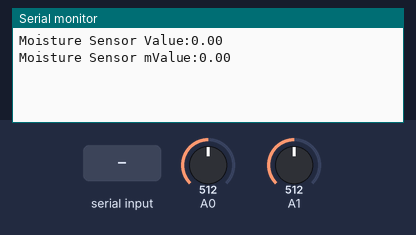
The sketch below on a simulated Arduino Uno, built with avr-gcc and run on an emulated ATmega328P. Parts: the last lines printed to the serial monitor. The test bench sets the inputs (shaded band); at power-on: A0 = 512, A1 = 512.

Above: at 4.0 s.
4.1 s: "1\n" received over the second serial link
At 7.9 s:
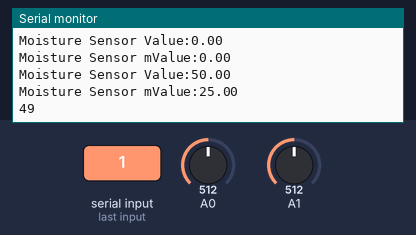
12.5 s: A0 set to 716
At 13.8 s:
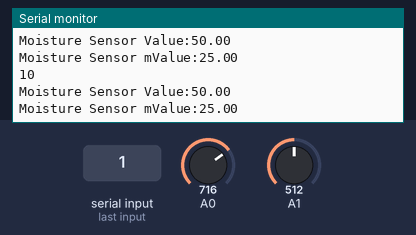
14.0 s: A1 set to 716
15.5 s: "0\n" received over the second serial link
17.0 s: A0 set to 900
At 17.7 s:
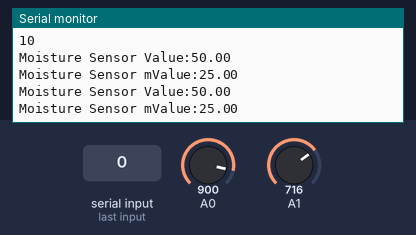
18.5 s: A1 set to 900
At 20.7 s:
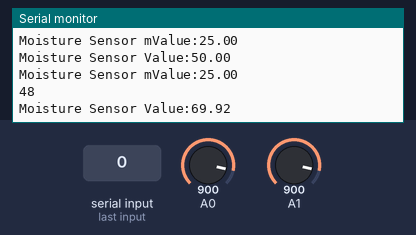
Timing chart, 0 to 21.0 s (numbered marks = the images above; inputs shaded):
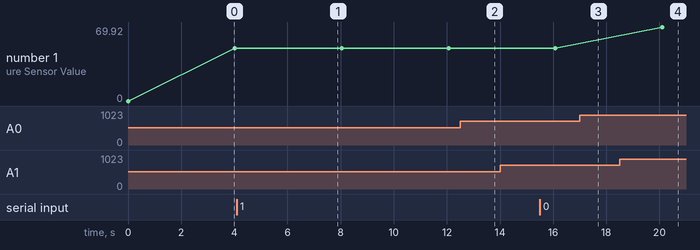

The sketch:

ReadAnalog.ino
```cpp
/*
  # Example code for the moisture sensor
  # Editor     : Lauren
  # Date       : 13.01.2012
  # Version    : 1.0
  # Connect the sensor to the A0(Analog 0) pin on the Arduino board

  # the sensor value description
  # 0  ~300     dry soil
  # 300~700     humid soil
  # 700~950     in water
*/
// me use arduino UNO
#include <SoftwareSerial.h>
SoftwareSerial mySerial(3,2);
float mvalue, tvalue;
float mmvalue,ttvalue;
void setup(){

  Serial.begin(9600);
  mySerial.begin(9600);

}

void loop(){
   mvalue = analogRead(A0);
  Serial.print("Moisture Sensor Value:");
  Serial.println(mmvalue);
  Serial.print("\n");
  delay(1000);
  tvalue = analogRead(A1);
  Serial.print("Moisture Sensor mValue:");
  Serial.println(ttvalue);
  delay(1000);
  Serial.print("\n");
  Serial.print("\n");
  Serial.print("\n");
  String M;
  String T;
 // String mmvalue = String(mvalue)+"\r\n";
   mmvalue = (mvalue/1024)*100;
   ttvalue = (tvalue/1024)*50;
   String msg="MC"+String(mmvalue);
   String msg2="TP"+String(ttvalue);
  mySerial.println(msg);
  mySerial.println(msg2);

  delay(1000);
  if (mySerial.available()) {
    Serial.println(mySerial.read());
  }
  if (Serial.available()) {
    mySerial.println(mvalue);
  }
  delay(1000);

}
```

Measured:
- after the input at 4.1 s, the serial monitor: prints a new line after 2.9 s (image 1)
